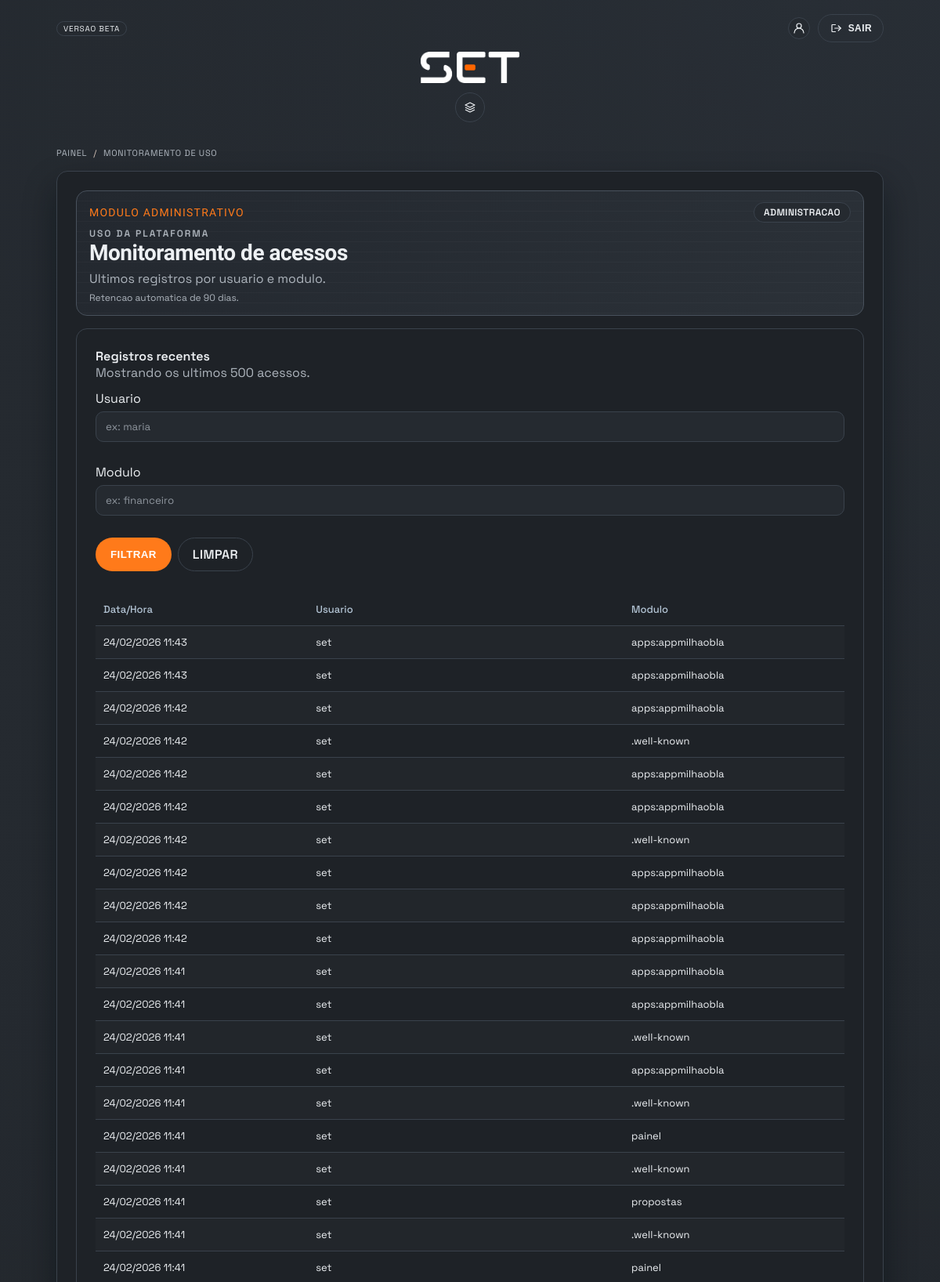
Screenshot of /admin-logs/ (signed in, upper part) with the database file from the repository.
### core/models.py (models this page shows, shortened)
class AdminAccessLog(models.Model):
    user = models.ForeignKey(
        settings.AUTH_USER_MODEL,
        on_delete=models.SET_NULL,
        null=True,
        blank=True,
        related_name="admin_access_logs",
    )
    module = models.CharField(max_length=120)
    created_at = models.DateTimeField(auto_now_add=True)
    class Meta:
        ordering = ["-created_at"]
        indexes = [
            models.Index(fields=["user", "created_at"]),
            models.Index(fields=["module", "created_at"]),
        ]

### core/views.py (the view)
# urls.py: path('admin-logs/', views.admin_logs, name="admin_logs"),
@login_required
def admin_logs(request):
    if not request.user.is_staff:
        return HttpResponseForbidden("Sem permissao.")
    user_q = request.GET.get("user", "").strip()
    module_q = request.GET.get("module", "").strip()
    logs_qs = AdminAccessLog.objects.select_related("user").all()
    if user_q:
        logs_qs = logs_qs.filter(user__username__icontains=user_q)
    if module_q:
        logs_qs = logs_qs.filter(module__icontains=module_q)
    logs = logs_qs.order_by("-created_at")[:500]
    return render(
        request,
        "core/admin_logs.html",
        {
            "logs": logs,
            "user_q": user_q,
            "module_q": module_q,
        },
    )

### core/templates/core/admin_logs.html (shortened to what this page needs)
{% extends "core/base.html" %}
{% load static %}
{% block breadcrumbs %}
  <nav class="page-crumbs" aria-label="Breadcrumb">
    <a href="{% url 'painel' %}">Painel</a>
    <span class="crumb-sep">/</span>
    <span>Monitoramento de uso</span>
  </nav>
{% endblock %}
{% block content %}
  <section class="card stack">
    <div class="page-hud">
      <div class="hud-top">
        <div class="hud-title">Modulo administrativo</div>
        <div class="hud-pill">Administracao</div>
      </div>
      <div class="page-hud-head">
        <div>
          <div class="page-kicker">Uso da plataforma</div>
          <h1 class="page-title">Monitoramento de acessos</h1>
          <p class="page-subtitle">Ultimos registros por usuario e modulo.</p>
        </div>
      </div>
      <div class="hud-meta">Retencao automatica de 90 dias.</div>
    </div>
    <div class="card compact-card">
      <div class="panel-title">Registros recentes</div>
      <div class="muted" style="margin-bottom: 12px;">Mostrando os ultimos 500 acessos.</div>
      <form method="get" class="stack" style="margin-bottom: 12px;">
        <div class="field">
          <label for="id_log_user">Usuario</label>
          <input id="id_log_user" type="text" name="user" value="{{ user_q }}" placeholder="ex: maria">
        </div>
        <div class="field">
          <label for="id_log_module">Modulo</label>
          <input id="id_log_module" type="text" name="module" value="{{ module_q }}" placeholder="ex: financeiro">
        </div>
        <div class="page-actions">
          <button class="btn btn-primary" type="submit">Filtrar</button>
          <a class="btn btn-ghost" href="{% url 'admin_logs' %}">Limpar</a>
        </div>
      </form>
      <div class="table-wrap">
        <table class="table">
          <thead>
            <tr>
              <th>Data/Hora</th>
              <th>Usuario</th>
              <th>Modulo</th>
            </tr>
          </thead>
          <tbody>
            {% for log in logs %}
              <tr>
                <td>{{ log.created_at|date:"d/m/Y H:i" }}</td>
                <td>{{ log.user.username|default:"-" }}</td>
                <td>{{ log.module }}</td>
              </tr>
            {% empty %}
              <tr>
                <td colspan="3" class="muted">Nenhum registro encontrado.</td>
              </tr>
            {% endfor %}
          </tbody>
        </table>
      </div>
    </div>
  </section>
{% endblock %}

### rows the page displays
AdminAccessLog: created_at "24/02/2026 11:43", user.username "set", module "apps:appmilhaobla"
AdminAccessLog: created_at "24/02/2026 11:43", user.username "set", module "apps:appmilhaobla"
AdminAccessLog: created_at "24/02/2026 11:42", user.username "set", module "apps:appmilhaobla"
AdminAccessLog: created_at "24/02/2026 11:42", user.username "set", module ".well-known"
AdminAccessLog: created_at "24/02/2026 11:42", user.username "set", module "apps:appmilhaobla"
AdminAccessLog: created_at "24/02/2026 11:42", user.username "set", module "apps:appmilhaobla"
AdminAccessLog: created_at "24/02/2026 11:42", user.username "set", module ".well-known"
AdminAccessLog: created_at "24/02/2026 11:42", user.username "set", module "apps:appmilhaobla"
AdminAccessLog: created_at "24/02/2026 11:42", user.username "set", module "apps:appmilhaobla"
AdminAccessLog: created_at "24/02/2026 11:42", user.username "set", module "apps:appmilhaobla"
AdminAccessLog: created_at "24/02/2026 11:41", user.username "set", module "apps:appmilhaobla"
AdminAccessLog: created_at "24/02/2026 11:41", user.username "set", module "apps:appmilhaobla"
AdminAccessLog: created_at "24/02/2026 11:41", user.username "set", module ".well-known"
AdminAccessLog: created_at "24/02/2026 11:41", user.username "set", module "apps:appmilhaobla"
AdminAccessLog: created_at "24/02/2026 11:41", user.username "set", module ".well-known"
AdminAccessLog: created_at "24/02/2026 11:41", user.username "set", module "painel"
AdminAccessLog: created_at "24/02/2026 11:41", user.username "set", module ".well-known"
AdminAccessLog: created_at "24/02/2026 11:41", user.username "set", module "propostas"
AdminAccessLog: created_at "24/02/2026 11:41", user.username "set", module ".well-known"
AdminAccessLog: created_at "24/02/2026 11:41", user.username "set", module "painel"
